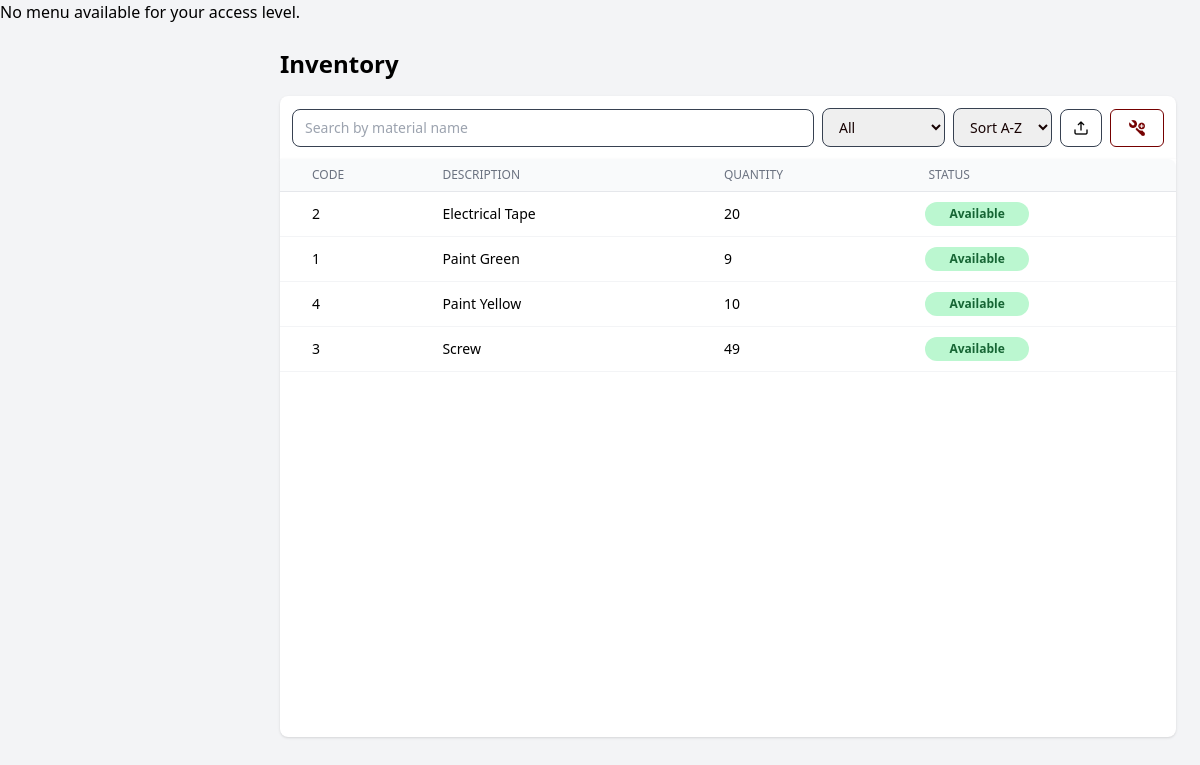
The page /app/modules/shared/views/inventory.php (signed in) on the database as committed earlier.
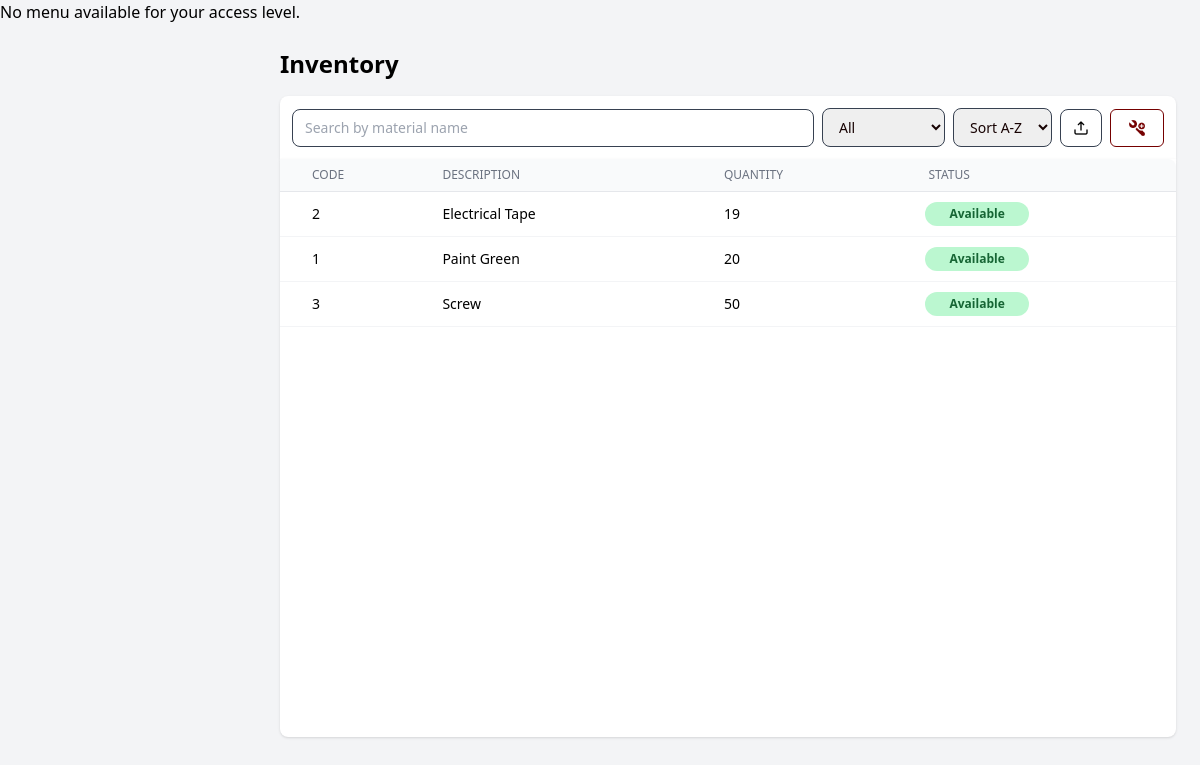
The same page on the database as committed later.
### tables this page shows
CREATE TABLE `materials` (
  `material_code` int(10) unsigned NOT NULL,
  `material_desc` varchar(50) NOT NULL,
  `qty` int(11) NOT NULL DEFAULT 0,
  `material_status` varchar(50) NOT NULL,
  PRIMARY KEY (`material_code`)
);

### app/core/BaseModel.php (called while the page is built, shortened)
<?php
class BaseModel {
    protected $host = 'localhost';
    protected $user = 'root';
    protected $pass = '';
    protected $name = 'u_request';
    private function connect() {
        $this->db = @new mysqli($this->host, $this->user, $this->pass, $this->name);
    }
}

### app/controllers/MaterialController.php (called while the page is built, shortened)
<?php
require_once __DIR__ . '/../models/MaterialModel.php';
require_once __DIR__ . '/../core/BaseModel.php';
class MaterialController extends BaseModel{
    private $model;
    public function __construct(){
        $this->model = new MaterialModel();
    }
    public function getFiltered($search = '', $status = 'all', $order = 'az'){
        return $this->model->getFilteredMaterials($search, $status, $order);
    }
}

### app/models/MaterialModel.php (called while the page is built, shortened)
<?php
require_once __DIR__ . '/../core/BaseModel.php';
class MaterialModel extends BaseModel
{
    private $table = "materials";
    public function getFilteredMaterials($search = '', $status = 'all', $order = 'az')
    {
        $sql = "SELECT * FROM " . $this->table . " WHERE 1=1";
        $direction = ($order === 'za') ? "DESC" : "ASC";
        $sql .= " ORDER BY material_desc $direction";
        $stmt = $this->db->prepare($sql);
        $stmt->execute();
        $result = $stmt->get_result();
        return $result ? $result->fetch_all(MYSQLI_ASSOC) : [];
    }
}

### app/modules/shared/views/inventory.php (the view, shortened to what this page needs)
<?php
require_once __DIR__ . '/../../../controllers/MaterialController.php';
$materialController = new MaterialController();
$search = $_GET['search'] ?? '';
$status = $_GET['status'] ?? 'all';
$order = $_GET['order'] ?? 'az';
$materials = $materialController->getFiltered($search, $status, $order);
?>
<!DOCTYPE html>
<html lang="en">
<head>
  <link rel="stylesheet" href="/public/assets/css/output.css" />
</head>
<body class="bg-gray-100 overflow-hidden">
  <?php
  if ($_SESSION['access_level'] == 1) {
      include COMPONENTS_PATH . '/superadmin_menu.php';
  } elseif ($_SESSION['access_level'] == 2) {
      include COMPONENTS_PATH . '/gsu_menu.php';
  } else {
      echo "<p>No menu available for your access level.</p>";
  }
  ?>
  <main class="ml-16 md:ml-64 flex flex-col min-h-screen transition-all duration-300">
    <div class="p-6">
      <h1 class="text-2xl font-bold mb-4">Inventory</h1>
      <div x-data="{ showDetails: false, selected: {}, addmaterial: false }" class="grid grid-cols-1 md:grid-cols-3 gap-4">
        <div :class="showDetails ? 'col-span-2' : 'col-span-3'">
          <div class="p-3 flex flex-wrap gap-2 justify-between items-center bg-white shadow rounded-t-lg">
            <input type="text" id="search" placeholder="Search by material name" class="flex-1 min-w-[200px] input-field">
            <select id="statusFilter" class="input-field">
              <option value="all">All</option>
            </select>
            <select id="sortMaterials" class="input-field">
              <option value="az">Sort A-Z</option>
            </select>
            <button title="Export" id="export" class="btn-upper">
                <img src="/public/assets/img/export.png" alt="User" class="size-4 my-0.5">
            </button>
            <div x-data="{ showModal: false }">
              <button @click="showModal = true" title="Add new material" class="btn btn-secondary">
                <img src="/public/assets/img/add-material.png" alt="User" class="size-5 ">
              </button>
            </div>
          </div>
          <div class="overflow-x-auto h-[578px] overflow-y-auto rounded-b-lg shadow bg-white">
            <table class="min-w-full divide-y divide-gray-200 bg-white rounded-lg p-2">
              <thead class="bg-gray-50 sticky top-0">
                <tr>
                  <th class="pl-8 py-2 text-left text-xs font-medium text-gray-500 uppercase">Code</th>
                  <th class="px-4 py-2 text-left text-xs font-medium text-gray-500 uppercase">Description</th>
                  <th class="px-4 py-2 text-left text-xs font-medium text-gray-500 uppercase">Quantity</th>
                  <th class="px-4 py-2 text-left text-xs font-medium text-gray-500 uppercase rounded-tr-lg">Status</th>
                </tr>
              </thead>
              <tbody id="table" class="text-sm">
                <?php if (!empty($materials)) { ?>
                  <?php foreach ($materials as $row) {
                    $status = ($row['qty'] == 0) ? 'Unavailable' : 'Available';
                    $rowJson = htmlspecialchars(json_encode([
                      'material_code'   => $row['material_code'],
                      'material_desc'   => $row['material_desc'],
                      'qty'             => $row['qty'],
                      'material_status' => $status,
                    ]), ENT_QUOTES, 'UTF-8');
                  ?>
                    <tr
                      @click="selected = <?= $rowJson ?>; showDetails = true"
                      data-code="<?= $row['material_code']; ?>"
                      class="hover:bg-gray-100 cursor-pointer text-left border-b border-gray-100">
                      <td class="pl-8 py-3"><?= htmlspecialchars($row['material_code']) ?></td>
                      <td class="px-4 py-3"><?= htmlspecialchars($row['material_desc']) ?></td>
                      <td class="px-4 py-3"><?= htmlspecialchars($row['qty']) ?></td>
                      <td>
                        <span class="inline-block px-4 ml-3 py-1 text-xs font-semibold rounded-xl <?= $status === 'Available' ? 'bg-green-200 text-green-800 px-6' : 'bg-red-100 text-red-800' ?>"><?= $status ?></span>
                      </td>
                    </tr>
                  <?php } ?>
                <?php } else { ?>
                  <tr>
                    <td colspan="4" class="text-center py-3">No materials found</td>
                  </tr>
                <?php } ?>
              </tbody>
            </table>
          </div>
        </div>
      </div>
    </div>
  </main>
</body>
</html>

Rows that differ between the two databases and show on the page:
removed materials: material_code "4", material_desc "Paint Yellow", qty "10", qty "Available"
changed materials "Electrical Tape": qty "20" → "19"
changed materials "Paint Green": qty "9" → "20"
changed materials "Screw": qty "49" → "50"
